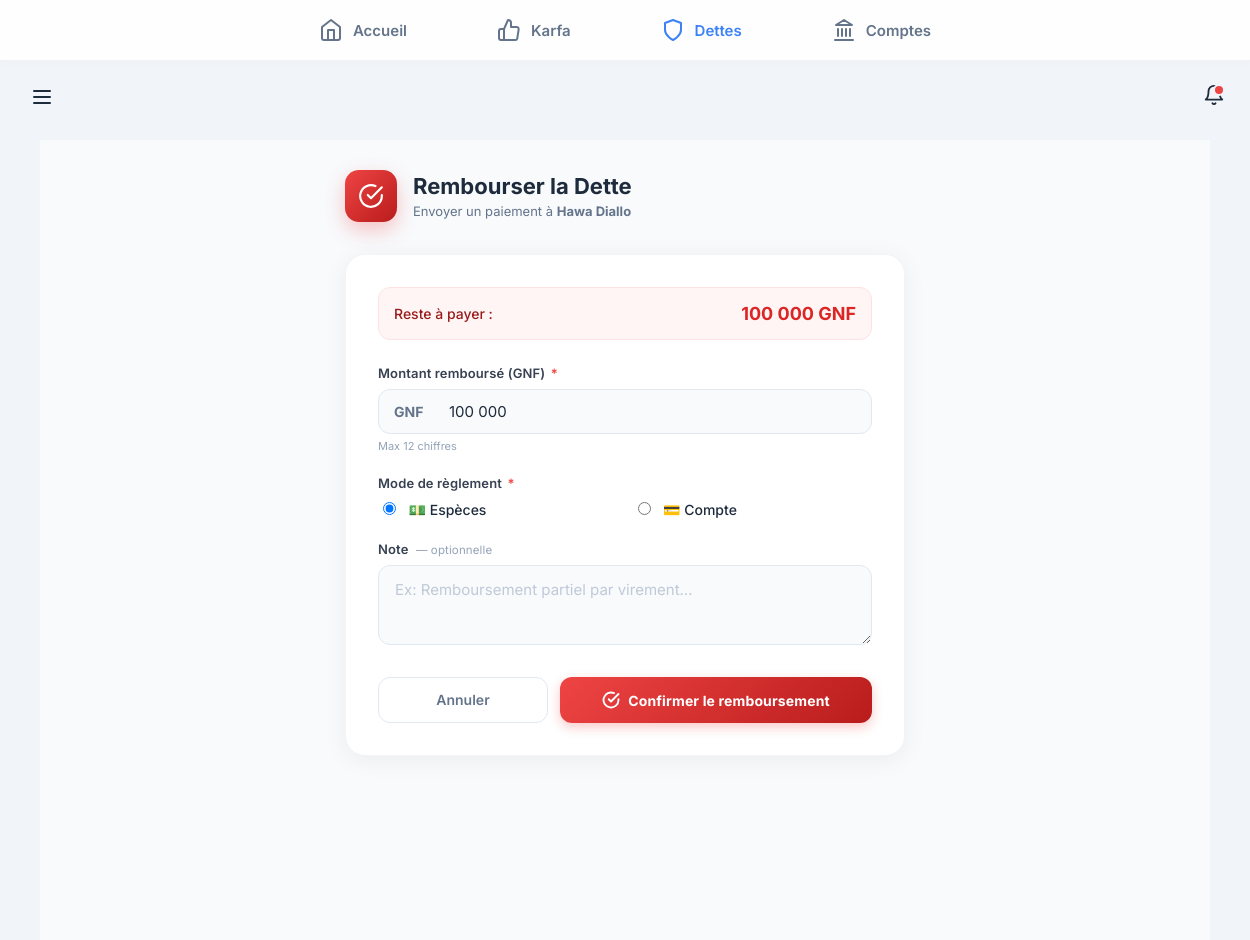
The app's page /dettes/rembourser/19/ (signed in) with its own data.
### backend/modules/dettes/models/dette.py (models this page shows, shortened)
class Dette(models.Model):
    SENS_CHOICES = [
        ('JE_DOIS', 'Je dois'),
        ('ON_ME_DOIT', 'On me doit'),
    ]
    STATUT_CHOICES = [
        ('NON_PAYEE', 'Non payée'),
        ('PARTIELLEMENT_PAYEE', 'Partiellement payée'),
        ('PAYEE', 'Payée'),
        ('EN_LITIGE', 'En litige'),
    ]
    sens = models.CharField(max_length=20, choices=SENS_CHOICES)
    cree_par = models.ForeignKey(User, on_delete=models.CASCADE, related_name='dettes', null=True)
    compte_debit = models.ForeignKey('comptes.CompteArgent', on_delete=models.SET_NULL, null=True, blank=True, related_name='dettes_liees')
    montant = models.DecimalField(max_digits=12, decimal_places=0)
    montant_restant = models.DecimalField(max_digits=12, decimal_places=0, default=0)
    personne = models.CharField(max_length=100)
    motif = models.TextField(blank=True)
    echeance = models.DateField(null=True, blank=True)
    garantie = models.TextField(blank=True)
    statut = models.CharField(max_length=20, choices=STATUT_CHOICES, default='NON_PAYEE')
    date_creation = models.DateTimeField(auto_now_add=True)
    date_dernier_paiement = models.DateTimeField(null=True, blank=True)
    archive = models.BooleanField(default=False)
    date_archivage = models.DateTimeField(null=True, blank=True)
    class Meta:
        app_label = 'dettes'

### backend/modules/dettes/views/operations.py (the view, shortened to what this page needs)
# urls.py: path('rembourser/<int:id>/', rembourser_dette, name='rembourser_dette'),
@login_required
def rembourser_dette(request, id):
    from modules.comptes.models import CompteArgent, MouvementCompte
    from django.db import transaction
    dette = get_object_or_404(Dette, id=id, cree_par=request.user)
    comptes = CompteArgent.objects.filter(cree_par=request.user, archive=False).exclude(type_compte='DETTE')
    return render(request, 'modules/dettes/rembourser.html', {'dette': dette, 'comptes': comptes})

### backend/modules/core/templatetags/custom_filters.py (called while the page is built)
@register.filter
def milliers(value):
    try:
        num = float(value)
        if num == int(num):
            return f"{int(num):,}".replace(",", " ")
        return f"{num:,.3f}".rstrip('0').rstrip('.').replace(",", " ").replace(".", ",")
    except:
        return value

### frontend/templates/modules/dettes/rembourser.html (shortened to what this page needs)
{% extends "base.html" %}
{% load static %}
{% load custom_filters %}
{% block content %}
<link rel="stylesheet" href="{% static 'css/dettes.css' %}">
<div class="form-page">
    <div class="form-container">
        <div class="form-header">
            <div class="form-header-icon icon-je-dois"
                style="background: linear-gradient(135deg, #ef4444, #b91c1c); box-shadow: 0 8px 20px rgba(239, 68, 68, 0.3);">
                <svg width="26" height="26" viewBox="0 0 24 24" fill="none" stroke="currentColor" stroke-width="2"
                    stroke-linecap="round" stroke-linejoin="round">
                    <path d="M22 11.08V12a10 10 0 1 1-5.93-9.14" />
                    <polyline points="22 4 12 14.01 9 11.01" />
                </svg>
            </div>
            <div class="form-header-text">
                <h1>Rembourser la Dette</h1>
                <p>Envoyer un paiement à <strong>{{ dette.personne }}</strong></p>
            </div>
        </div>
        <div class="form-card">
            <form method="post">
                <div style="background: #fff5f5; border: 1px solid #fee2e2; border-radius: 12px; padding: 15px; margin-bottom: 25px;">
                    <div style="display: flex; justify-content: space-between; align-items: center;">
                        <span style="color: #991b1b; font-size: 14px; font-weight: 500;">Reste à payer :</span>
                        <span style="color: #dc2626; font-size: 18px; font-weight: 700;">{{ dette.montant_restant|milliers }} GNF</span>
                    </div>
                </div>
                <div class="field-group">
                    <label class="field-label" for="montant">
                        Montant remboursé (GNF) <span class="required">*</span>
                    </label>
                    <div class="amount-wrapper">
                        <span class="amount-prefix">GNF</span>
                        <input class="field-input" type="text" id="montant" name="montant"
                            value="{{ dette.montant_restant }}" required inputmode="numeric" oninput="formatMontant(this)">
                    </div>
                    <small style="color: #94a3b8; font-size: 11px; margin-top: 5px; display: block;">Max 12 chiffres</small>
                </div>
                <div class="field-group">
                    <label class="field-label">Mode de règlement <span class="required">*</span></label>
                    <div style="display: flex; gap: 15px; margin-top: 8px;">
                        <label style="flex: 1; cursor: pointer;">
                            <input type="radio" name="mode_paiement" value="especes" checked
                                   onchange="document.getElementById('compte_select_div').style.display='none'; document.getElementById('compte_id').required=false;"
                                   style="margin-right: 8px;">
                            <span style="font-size: 14px; font-weight: 500; color: #1e2b3c;">💵 Espèces</span>
                        </label>
                        <label style="flex: 1; cursor: pointer;">
                            <input type="radio" name="mode_paiement" value="compte"
                                   onchange="document.getElementById('compte_select_div').style.display='block'; document.getElementById('compte_id').required=true;"
                                   style="margin-right: 8px;">
                            <span style="font-size: 14px; font-weight: 500; color: #1e2b3c;">💳 Compte</span>
                        </label>
                    </div>
                </div>
                <div class="field-group">
                    <label class="field-label" for="note">
                        Note <span class="field-hint">— optionnelle</span>
                    </label>
                    <textarea class="field-input" id="note" name="note" rows="2"
                        placeholder="Ex: Remboursement partiel par virement..."></textarea>
                </div>
                <div class="form-actions">
                    <a href="{% url 'dettes:detail_dette' dette.id %}" class="btn-cancel">Annuler</a>
                    <button type="submit" class="btn-submit"
                        style="background: linear-gradient(135deg, #ef4444, #b91c1c); box-shadow: 0 4px 12px rgba(239, 68, 68, 0.3);">
                        <svg width="18" height="18" viewBox="0 0 24 24" fill="none" stroke="currentColor" stroke-width="2.5" stroke-linecap="round" stroke-linejoin="round">
                            <path d="M22 11.08V12a10 10 0 1 1-5.93-9.14" />
                            <polyline points="22 4 12 14.01 9 11.01" />
                        </svg>
                        Confirmer le remboursement
                    </button>
                </div>
            </form>
        </div>
    </div>
</div>
{% endblock %}

### frontend/static/css/base.css (style rules this page uses)
:root { --bg-global: #f1f5f9; --bg-card: #ffffff; --primary: #3b82f6; --text-main: #1e2b3c; --text-muted: #64748b; --nav-height: 60px; --radius-xl: 20px; --radius-md: 12px; --shadow-subtle: 0 4px 15px rgba(0, 0, 0, 0.04); --shadow-hover: 0 8px 25px rgba(0, 0, 0, 0.08); }
body { background-color: var(--bg-global) !important; margin: 0; padding: 0; font-family: 'Inter', sans-serif; color: var(--text-main); padding-bottom: calc(var(--nav-height) + 20px); -webkit-tap-highlight-color: transparent; }
@media (min-width: 768px) { body { padding-bottom: 0; padding-top: calc(var(--nav-height) + 80px); } }

### frontend/static/css/core.css (style rules this page uses)
:root { --color-primary-green: #27ae60; --color-primary-dark: #1e2b3c; --color-bg-light: #f8fafc; --color-text-body: #64748b; }
.form-actions { display: flex; gap: 12px; }
.btn-cancel { flex: 1; padding: 13px; border-radius: 12px; border: 1.5px solid #e2e8f0; background: white; color: #64748b; font-size: 14px; font-weight: 600; cursor: pointer; font-family: inherit; transition: all 0.2s; }
:root { --color-primary-green: #27ae60; --color-primary-dark: #1e2b3c; --color-bg-light: #f8fafc; --color-text-body: #64748b; --color-error: #ef4444; }
.field-hint { font-size: 11px; color: #94a3b8; margin-top: -4px; }

### frontend/static/css/dettes.css (style rules this page uses)
.form-page { font-family: 'Inter', -apple-system, BlinkMacSystemFont, 'Segoe UI', sans-serif; min-height: 100vh; background: #f8fafc; padding: 30px 16px; box-sizing: border-box; }
.form-container { max-width: 560px; margin: 0 auto; }
.form-header { display: flex; align-items: center; gap: 16px; margin-bottom: 32px; }
.form-header-icon { width: 52px; height: 52px; border-radius: 14px; display: flex; align-items: center; justify-content: center; color: white; box-shadow: 0 8px 20px rgba(239, 68, 68, 0.3); flex-shrink: 0; transition: background 0.3s; }
.form-header-icon.icon-je-dois { background: linear-gradient(135deg, #ef4444, #b91c1c); }
.form-header-text h1 { margin: 0; font-size: 22px; font-weight: 700; color: #1e2b3c; }
.form-header-text p { margin: 4px 0 0; font-size: 13px; color: #64748b; }
.form-card { background: white; border-radius: 20px; padding: 32px; box-shadow: 0 4px 24px rgba(0, 0, 0, 0.06); border: 1px solid #f1f5f9; }
.field-group { margin-bottom: 22px; }
.field-label { display: block; font-size: 13px; font-weight: 600; color: #374151; margin-bottom: 8px; letter-spacing: 0.01em; }
.field-label .required { color: #ef4444; margin-left: 2px; }
.field-hint { font-size: 11.5px; color: #94a3b8; font-weight: 400; margin-left: 4px; }
.field-input { width: 100%; padding: 12px 16px; border: 1.5px solid #e2e8f0; border-radius: 12px; font-size: 15px; color: #1e2b3c; background: #f8fafc; transition: border-color 0.2s, box-shadow 0.2s, background 0.2s; box-sizing: border-box; font-family: inherit; outline: none; appearance: none; }
.field-input::placeholder { color: #c0c9d8; }
textarea.field-input { resize: vertical; min-height: 80px; line-height: 1.6; }
.amount-wrapper { position: relative; display: flex; align-items: center; }
.amount-prefix { position: absolute; left: 16px; font-size: 14px; font-weight: 700; color: #64748b; pointer-events: none; user-select: none; }
.amount-wrapper .field-input { padding-left: 70px; }
.form-actions { display: flex; gap: 12px; margin-top: 28px; }
.btn-cancel { flex: 1; padding: 13px; border-radius: 12px; border: 1.5px solid #e2e8f0; background: white; color: #64748b; font-size: 14px; font-weight: 600; cursor: pointer; transition: all 0.2s; text-decoration: none; text-align: center; font-family: inherit; }
.btn-submit { flex: 2; padding: 14px; border-radius: 12px; border: none; background: linear-gradient(135deg, #ef4444, #b91c1c); color: white; font-size: 14px; font-weight: 700; cursor: pointer; transition: all 0.2s; display: flex; align-items: center; justify-content: center; gap: 8px; box-shadow: 0 4px 12px rgba(239, 68, 68, 0.3); font-family: inherit; letter-spacing: 0.01em; }

### records on screen
Dette: personne "Hawa Diallo", montant_restant|milliers "100 000", montant "100 000"
